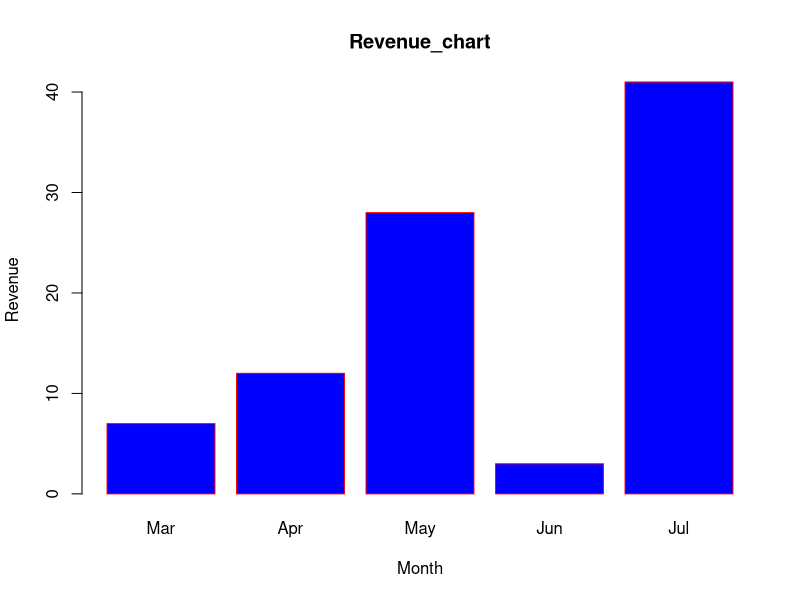
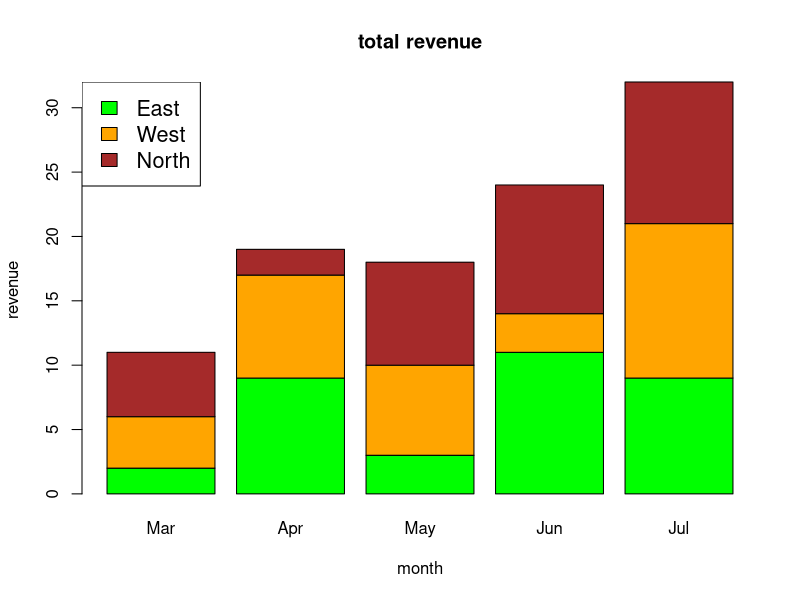

Reproduce these figures in R, in order.
#Bar Chart Labels, Title and Colors

H <- c(7,12,28,3,41)
M <- c("Mar","Apr","May","Jun","Jul")

png(file="barchart_months_revenue.png")

barplot(H,names.arg=M, xlab="Month",ylab="Revenue",col="Blue",main="Revenue_chart",border="red")
dev.off()


#Group Bar Chart and Stacked Bar Chart

colors = c("green","orange","brown")
months <- c("Mar","Apr","May","Jun","Jul")
regions <- c("East","West","North")

Values <- matrix(c(2,9,3,11,9,4,8,7,3,12,5,2,8,10,11), nrow = 3, ncol = 5, byrow = TRUE)


png(file = "barchart_stacked.png")

barplot(Values, main = "total revenue", names.arg = months, xlab = "month", ylab = "revenue", col = colors)

legend("topleft", regions, cex = 1.3, fill = colors)

dev.off()